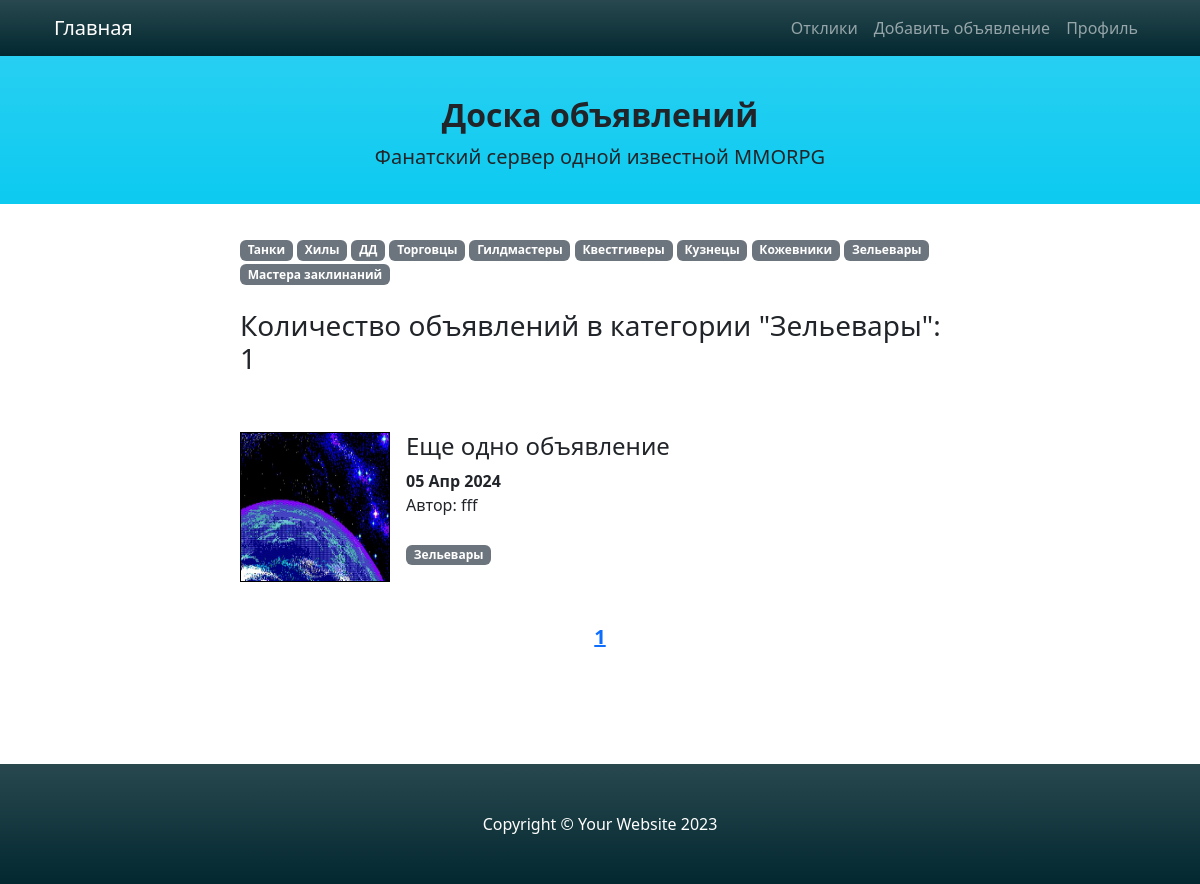
The app's page /categories/9 with its own data.
### advapp/models.py (models this page shows, shortened)
class Category(models.Model):
    name = models.CharField(max_length=255, blank=False, unique=True, verbose_name='category')
    def __str__(self):
        return self.name

class Advert(models.Model):
    title = models.CharField(max_length=511, verbose_name="advert's title")
    content = models.TextField(verbose_name='content')  # here will be WYSIWYG
    icon = models.ImageField(default='blanc.png', verbose_name='icon for preview')
    category = models.ForeignKey('Category', on_delete=models.PROTECT, verbose_name='category')
    user_id = models.ForeignKey(User, on_delete=models.CASCADE, verbose_name='author')
    date_creation = models.DateTimeField(auto_now_add=True, verbose_name='date of creation')

### advapp/views.py (the view)
# urls.py: path('categories/<int:pk>', AdvertCategoryList.as_view(), name='advert_cat_list'),
class AdvertCategoryList(ListView):
    model = Advert
    context_object_name = 'advert_cat_list'
    paginate_by = 5
    template_name = 'categories.html'
    def get_queryset(self):
        self.category = get_object_or_404(Category, id=self.kwargs['pk'])
        queryset = Advert.objects.filter(category=self.category).order_by('-date_creation')
        return queryset
    def get_context_data(self, *, object_list=None, **kwargs):
        context = super().get_context_data(**kwargs)
        page = context['page_obj']
        context['all_categories'] = Category.objects.all()
        context['category'] = self.category
        context['paginator_range'] = page.paginator.get_elided_page_range(
            page.number, on_each_side=1, on_ends=1)
        return context

### advapp/templatetags/custom_tags.py (called while the page is built)
@register.simple_tag(takes_context=True)
def url_replace(context, **kwargs):
    d = context['request'].GET.copy()
    for k, v in kwargs.items():
        d[k] = v
    return d.urlencode()

### templates/categories.html (shortened to what this page needs)
{% extends 'default.html' %}
{% block content %}
    {% load cache %}
    {% cache 2 categories_badges %}
        <div>
            {% for category in all_categories %}
                <a style="text-decoration: none" href="{% url 'advert_cat_list' category.id %}">
                    <span class="badge text-bg-secondary">{{ category }}</span>
                </a>
            {% endfor %}
        </div>
    {% endcache %}
    <br>
    <h3>Количество объявлений в категории "{{ category }}": {{ page_obj.paginator.count }}</h3>
    <br><br>
    {% if advert_cat_list %}
        {% for post in page_obj %}
            <div style="display: flex; gap: 1rem;">
                <img src="{{ post.icon.url }}" style="border: 1px solid black; height: 150px; width: 150px;">
                <div style="width: 100%;">
                    <h4><a class="nav-link" href="/advert/{{ post.pk }}">
                        {{ post.title|truncatechars:150 }}
                    </a></h4>
                        <div><b>{{ post.date_creation|date:'d M Y' }}</b></div>
                        <div>Автор: {{ post.user_id.username }}</div>
                    <br>
                    <a style="text-decoration: none;"
                       href="{% url 'advert_cat_list' post.category.id %}">
                        <span class="badge text-bg-secondary">{{ post.category }}</span>
                    </a>
                </div>
            </div>
        {% endfor %}
    {% else %}
        <h4>Извините, объявлений в этой категории сейчас нет!</h4>
    {% endif %}
{% endblock content %}

### records on screen
Category: name "Танки"
Category: name "Хилы"
Category: name "ДД"
Category: name "Торговцы"
Category: name "Гилдмастеры"
Category: name "Квестгиверы"
Category: name "Кузнецы"
Category: name "Кожевники"
Category: name "Зельевары"
Category: name "Мастера заклинаний"
Advert: icon (picture), title "Еще одно объявление", date_creation "05 Апр 2024", user_id.username "fff", category "Зельевары"

### other values on screen
{{ page_obj.paginator.count }} "1"
{{ page_number }} "1"
